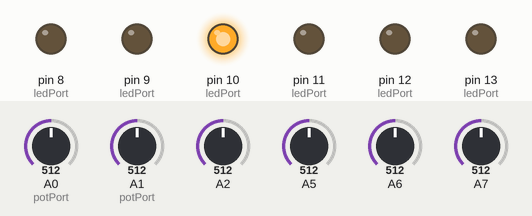
Bench run of a sketch on a simulated Arduino Uno, built with avr-gcc and run on an emulated ATmega328P. Parts: output pins drawn as LEDs (lit = HIGH). Inputs (shaded band) come from the test bench; at power-on: A1 (potPort) = 512, A0 (potPort) = 512, A7 = 512, A2 = 512, A5 = 512, A6 = 512. What the sketch prints to the serial monitor is not drawn.

Above: at 2.2 s.
2.3 s: A1 (potPort) set to 599
3.8 s: A1 (potPort) set to 631
At 4.3 s:
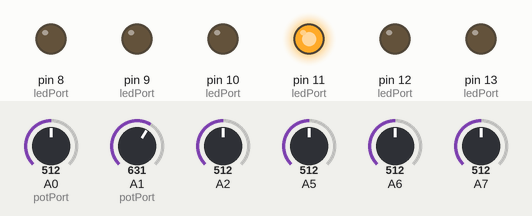
5.3 s: A1 (potPort) set to 306
At 6.5 s:
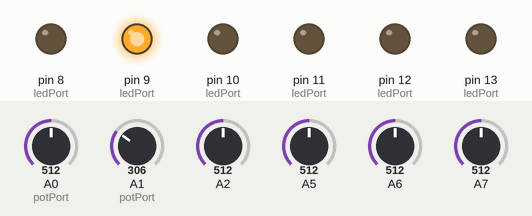
6.8 s: A0 (potPort) set to 716
8.3 s: A7 set to 716
9.8 s: A2 set to 716
Timing chart, 0 to 12.3 s (numbered marks = the images above; inputs shaded):
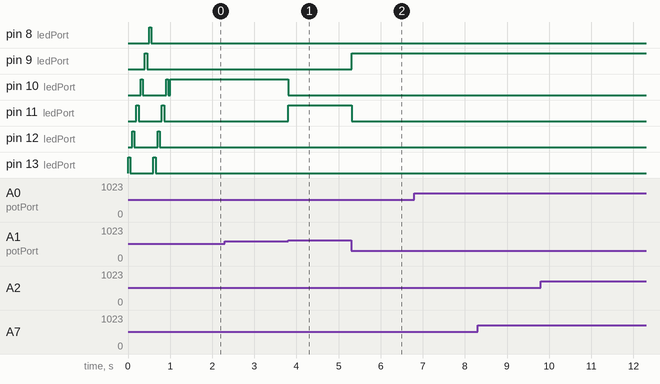

The sketch:

CCVDrum.ino
```cpp
// Pin connections
// Complete pinmap on http://energia.nu/pinmaps/img/LaunchPadMSP430G2452-v1.5.jpg
#define POT_BIT 2
#define POT_FLD 5
#define POT_DRV 6
#define POT_PAN 7
#define POT_GAN 14
#define POT_PART 15
#define LED_P1 13
#define LED_P2 12
#define LED_P3 11
#define LED_P4 10
#define LED_P5 9
#define LED_P6 8
#define PUSH_L1 18
#define PUSH_L2 19

//operation variables
const unsigned int numReadings = 10;
const unsigned int potPort[6] = {POT_PART, POT_BIT, POT_FLD, POT_DRV, POT_PAN, POT_GAN};
const unsigned int ledPort[6] = {LED_P1, LED_P2, LED_P3, LED_P4, LED_P5, LED_P6};
const unsigned int pushPort[2] = {PUSH_L1, PUSH_L2};
const unsigned int CCValues[5] = {0x31, 0x32, 0x33, 0x0A, 0x34}; //BIT, FLD, DRV, PAN, GAN //Complete Midi implementation on https://www.korg.com/us/support/download/product/0/809/
unsigned int readings[6][numReadings];
unsigned int readIndex = 0;
unsigned int total[6] = {0, 0, 0, 0, 0};
unsigned int average[6] = {0, 0, 0, 0, 0};
unsigned int outputValue[6] = {0, 0, 0, 0, 0};
unsigned int previousValue[6] = {0, 0, 0, 0, 0};
unsigned int part = 0;
unsigned int layer = 0;
bool push[2] = {1, 1};
bool previousPush[2] = {1, 1};
bool pushFlag = 0;

//timing variables
unsigned long previousMillis = 0;
const unsigned int interval = 10; //(milliseconds for each midi send)

void setup(){
	Serial.begin(31250);

	//Setup LEDs
	for (int i = 0; i < 6; i++){
		pinMode(ledPort[i], OUTPUT);
		digitalWrite(ledPort[i], LOW);
	}

	//Read pot initial status
	for (int j = 0; j < numReadings; j++) {
		digitalWrite(ledPort[j%6], HIGH);
		for (int i = 0; i < 6; i++){
			readings[i][j] = analogRead(potPort[i]);
			total[i] += readings[i][j];
		}
		delay(50);
		digitalWrite(ledPort[j%6], LOW);
		delay(50);
	}

	//Setup buttons
//	P2SEL = 0;
//	P2DIR = BIT6+BIT7; //setup XIN and XOUT as digital outputs
//	pinMode(PUSH_L1, INPUT_PULLUP);
//	pinMode(PUSH_L2, INPUT_PULLUP);
}

void loop(){
	//Averaging and updating pot status
	for (int i = 0; i < 6; i++){
		average[i] = total[i] / numReadings;
		outputValue[i] = average[i] >> 3;
		total[i] -= readings[i][readIndex];
		readings[i][readIndex] = analogRead(potPort[i]);
		total[i] += readings[i][readIndex];
	}
	readIndex = (readIndex + 1) % (numReadings);

	// to be executed once every 'interval' miliseconds
	unsigned long currentMillis = millis();
	if (currentMillis - previousMillis > interval){
		previousMillis = currentMillis;

		//pots
		part = map(outputValue[0], 0, 127, 5, 0);
		for (int i = 1; i < 6; i++){
			if (outputValue[i] != previousValue[i]){
				digitalWrite(ledPort[i], HIGH);
				Serial.write(0xB0 + part);
				Serial.write(CCValues[i - 1]);
				Serial.write(127 - outputValue[i]);
				previousValue[i] = outputValue[i];
				digitalWrite(ledPort[i], LOW);
			}
		}

//		//Buttons
//		for (int i = 0; i < 2; ++i){
//			previousPush[i] = push[i];
//			push[i] = digitalRead(pushPort[i]);
//		}
//		if (!push[0] && !push[1]){
//			pushFlag = 1;
//		}
//		if (!pushFlag){ //only one button
//			if (push[0] && !previousPush[0]){
//				Serial.write(0xB0 + part);
//				Serial.write(14);
//				Serial.write(0xff);
//			}
//			if (push[1] && !previousPush[1]){
//				Serial.write(0xB0 + part);
//				Serial.write(15);
//				Serial.write(0xff);
//			}
//		}
//		else{ // both buttons
//			if(push[0] | push[1] == 0){
//				pushFlag = 0;
//				Serial.write(0xB0 + part);
//				Serial.write(16);
//				Serial.write(0xff);
//			}
//		}

		//LEDs
//		if (!push[0] | !push[1]){
//			if(!push[0] | pushFlag){
//				digitalWrite(ledPort[0], HIGH);
//				digitalWrite(ledPort[1], HIGH);
//				digitalWrite(ledPort[2], HIGH);
//			}
//			if (!push[1] | pushFlag){
//				digitalWrite(ledPort[3], HIGH);
//				digitalWrite(ledPort[4], HIGH);
//				digitalWrite(ledPort[5], HIGH);
//			}
//		}
//		else{
			for (int i = 0; i < 6; i++){
				if (i != part){
					digitalWrite(ledPort[i], LOW);
				}
			}
			digitalWrite(ledPort[part], HIGH);
//		}

	}
}
```

Measured:
- the behaviour switches between 615 and 616 on A1 (potPort) (found by bisection; images 0 and 1)
- after the input at 2.3 s, every drawn part: stays the same
- after the input at 3.8 s, pin 10 (ledPort): HIGH → LOW at once; pin 11 (ledPort): LOW → HIGH at once
- after the input at 5.3 s, pin 9 (ledPort): LOW → HIGH at once; pin 11 (ledPort): HIGH → LOW at once
